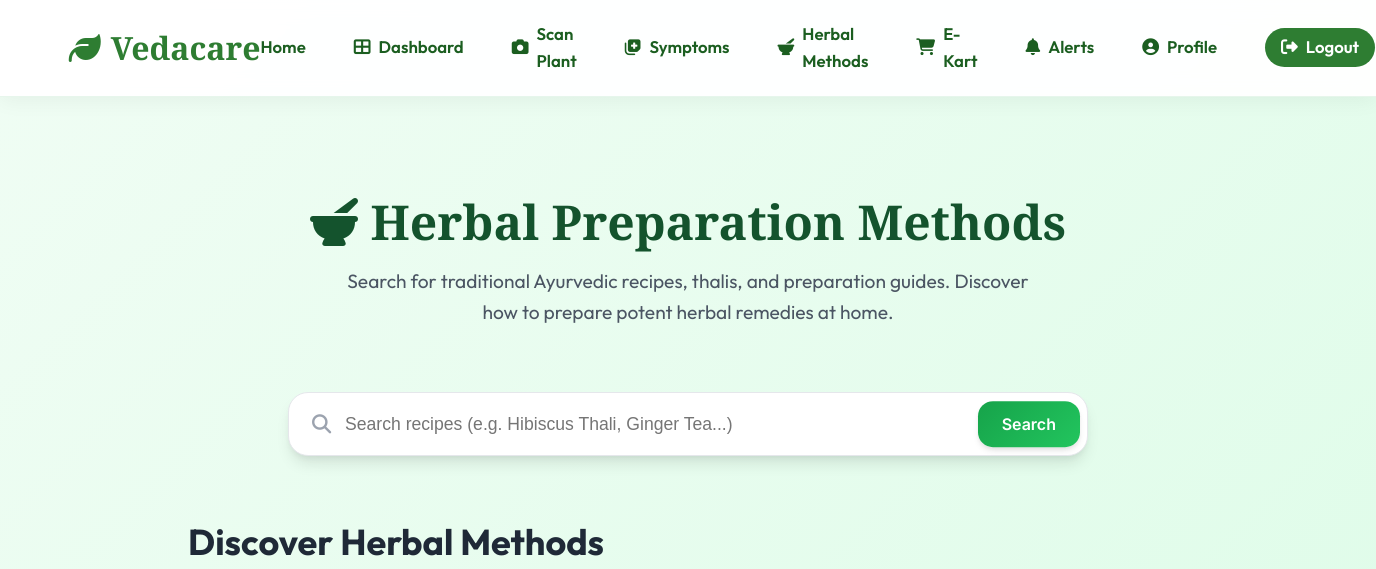
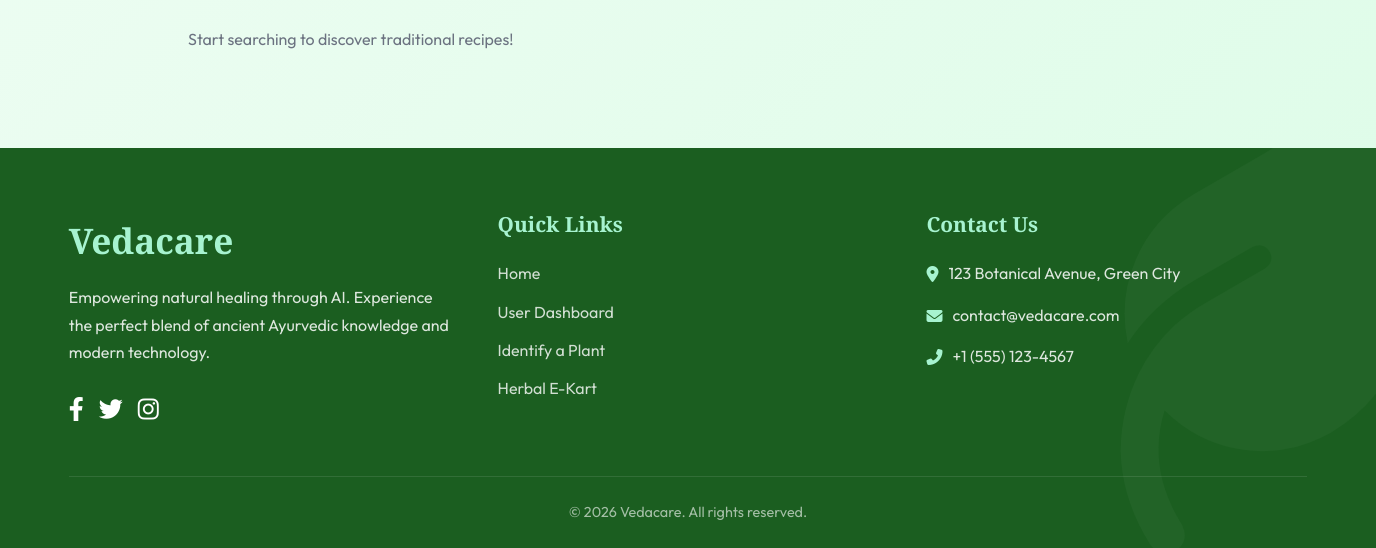
Before: /herbal-methods/ (signed in) with the older database file (2 pictures, top to bottom).
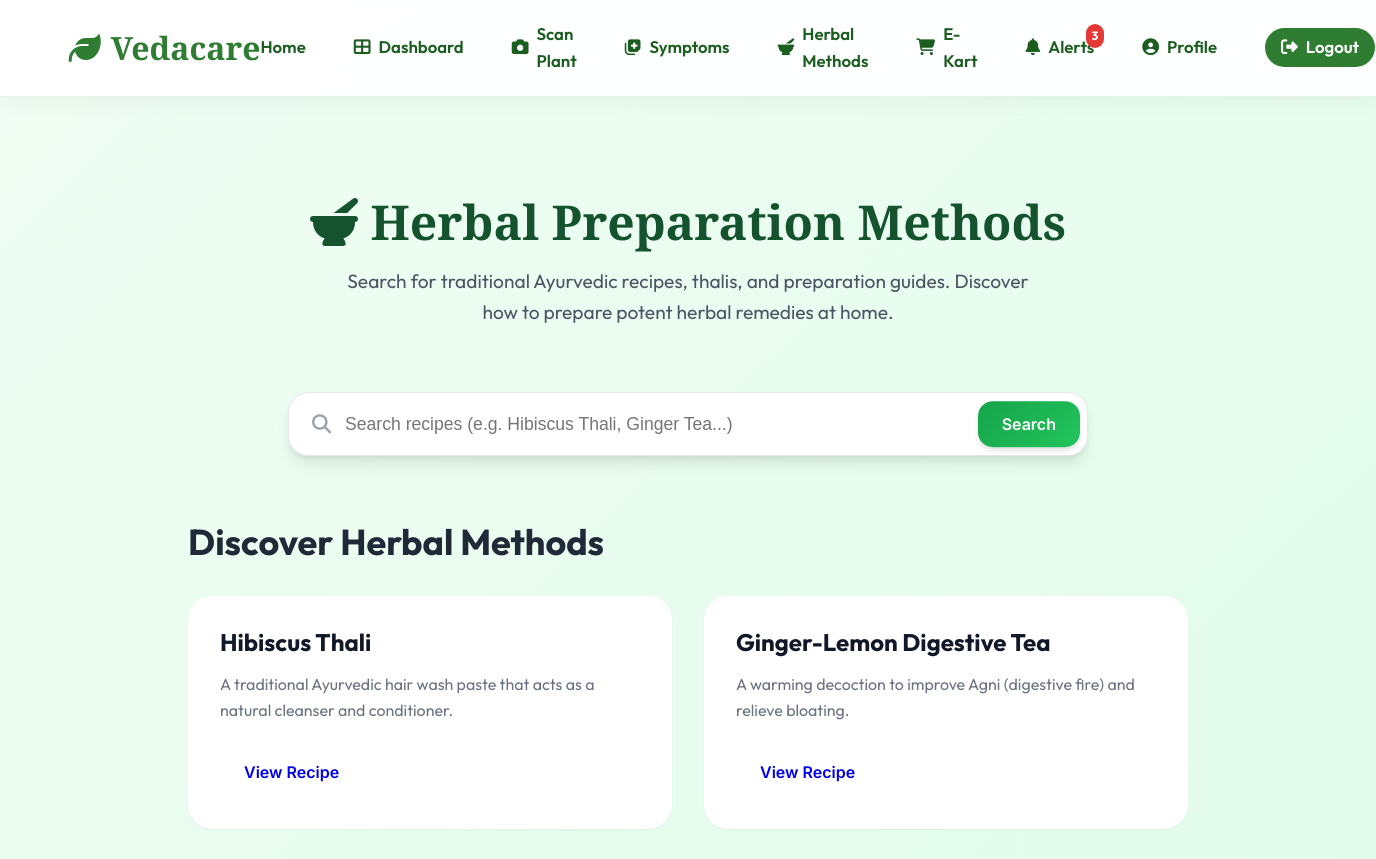
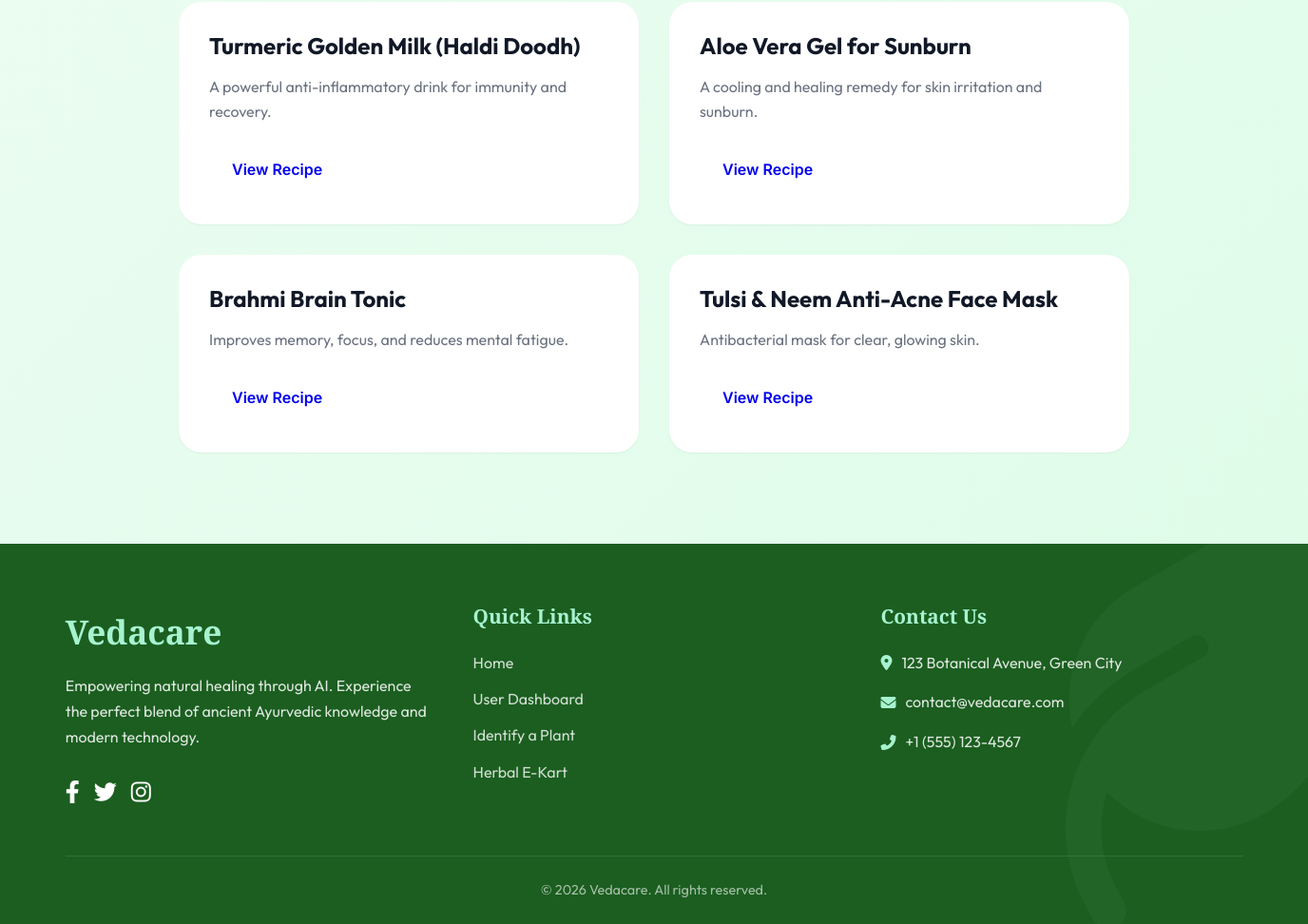
After: the same page with the newer database file (2 pictures, top to bottom).
### core/models.py (models this page shows, shortened)
class HerbalMethod(models.Model):
    name = models.CharField(max_length=200) # e.g. Hibiscus Thali
    description = models.TextField() # What it is used for
    ingredients = models.TextField() # List of ingredients
    recipe = models.TextField() # Step by step instructions
    image = models.ImageField(upload_to='methods/', null=True, blank=True)
    created_at = models.DateTimeField(auto_now_add=True)

### core/views.py (the view, shortened to what this page needs)
# urls.py: path('herbal-methods/', views.herbal_methods_search, name='herbal_methods'),
@login_required
def herbal_methods_search(request):
    query = request.GET.get('q', '').strip()
    methods = HerbalMethod.objects.none()
    featured_methods = HerbalMethod.objects.all()[:6] if not query else methods
    return render(request, 'core/herbal_methods.html', {
        'methods': methods,
        'query': query,
        'featured_methods': featured_methods
    })

### core/context_processors.py (called while the page is built)
def notifications_count(request):
    if request.user.is_authenticated:
        unread_count = Notification.objects.filter(user=request.user, is_read=False).count()
        return {'unread_count': unread_count}
    return {'unread_count': 0}

### templates/core/herbal_methods.html (shortened to what this page needs)
{% extends 'core/base.html' %}
{% load static %}
{% block content %}
<div class="container" style="padding: 4rem 1rem;">
    <div style="max-width: 1000px; margin: 0 auto;">
        <div style="text-align: center; margin-bottom: 4rem;">
            <h1 style="color: var(--primary-900); font-family: var(--font-display); font-size: 3rem; margin-bottom: 1rem;">
                <i class="fas fa-mortar-pestle"></i> Herbal Preparation Methods
            </h1>
            <p style="color: var(--gray-600); font-size: 1.2rem; max-width: 700px; margin: 0 auto;">
                Search for traditional Ayurvedic recipes, thalis, and preparation guides.
                Discover how to prepare potent herbal remedies at home.
            </p>
        </div>
        <div style="margin-bottom: 4rem; position: relative; max-width: 800px; margin-left: auto; margin-right: auto;">
            <form method="GET" action="{% url 'herbal_methods' %}">
                <i class="fas fa-search" style="position: absolute; left: 1.5rem; top: 50%; transform: translateY(-50%); color: var(--gray-400); font-size: 1.2rem;"></i>
                <input type="text" name="q" value="{{ query }}"
                    style="width: 100%; padding: 1.3rem 1.5rem 1.3rem 3.5rem; border-radius: 20px; border: 1px solid var(--gray-200); box-shadow: var(--shadow-lg); font-size: 1.1rem; outline: none; transition: 0.3s;"
                    placeholder="Search recipes (e.g. Hibiscus Thali, Ginger Tea...)" onfocus="this.style.borderColor='var(--primary-500)';">
                <button type="submit" class="btn btn-primary" style="position: absolute; right: 0.5rem; top: 50%; transform: translateY(-50%); border-radius: 15px; padding: 0.8rem 1.5rem;">
                    Search
                </button>
            </form>
        </div>
        {% if methods %}
            <h2 style="color: var(--gray-800); margin-bottom: 2rem;">Search Results for "{{ query }}"</h2>
            <div style="display: grid; grid-template-columns: repeat(auto-fill, minmax(450px, 1fr)); gap: 2rem;">
                {% for method in methods %}
                <div style="background: white; border-radius: 24px; padding: 2rem; box-shadow: var(--shadow-md); border-top: 6px solid var(--primary-500);">
                    <h3 style="color: var(--primary-800); font-size: 1.5rem; margin-bottom: 1rem;">{{ method.name }}</h3>
                    <p style="color: var(--gray-600); margin-bottom: 1.5rem; font-style: italic;">{{ method.description }}</p>
                    <div style="background: var(--primary-50); padding: 1.5rem; border-radius: 15px; margin-bottom: 1.5rem;">
                        <h4 style="color: var(--primary-700); font-size: 1rem; text-transform: uppercase; letter-spacing: 1px; margin-bottom: 0.8rem;">
                            <i class="fas fa-leaf"></i> Ingredients
                        </h4>
                        <p style="color: var(--primary-900); white-space: pre-line;">{{ method.ingredients }}</p>
                    </div>
                    <div>
                        <h4 style="color: var(--gray-700); font-size: 1rem; text-transform: uppercase; letter-spacing: 1px; margin-bottom: 0.8rem;">
                            <i class="fas fa-list-ol"></i> Step-by-Step Recipe
                        </h4>
                        <p style="color: var(--gray-800); line-height: 1.7; white-space: pre-line;">{{ method.recipe }}</p>
                    </div>
                </div>
                {% endfor %}
            </div>
        {% else %}
            <h2 style="color: var(--gray-800); margin-bottom: 2rem;">Discover Herbal Methods</h2>
            <div style="display: grid; grid-template-columns: repeat(auto-fill, minmax(450px, 1fr)); gap: 2rem;">
                {% for method in featured_methods %}
                <div style="background: white; border-radius: 24px; padding: 2rem; box-shadow: var(--shadow-sm); transition: 0.3s;"
                    onmouseover="this.style.transform='translateY(-5px)'; this.style.boxShadow='var(--shadow-lg)';"
                    onmouseout="this.style.transform='none'; this.style.boxShadow='var(--shadow-sm)';">
                    <h3 style="color: var(--gray-900); font-size: 1.5rem; margin-bottom: 1rem;">{{ method.name }}</h3>
                    <p style="color: var(--gray-500); margin-bottom: 1.5rem;">{{ method.description|truncatewords:20 }}</p>
                    <a href="?q={{ method.name|urlencode }}" class="btn btn-outline-primary" style="border-radius: 12px;">View Recipe</a>
                </div>
                {% empty %}
                <p style="color: var(--gray-500);">Start searching to discover traditional recipes!</p>
                {% endfor %}
            </div>
        {% endif %}
    </div>
</div>
{% endblock %}

### templates/core/base.html (shortened to what this page needs)
{% load static %}
<!DOCTYPE html>
<html lang="en">
<head>
    <link rel="stylesheet" href="https://cdnjs.cloudflare.com/ajax/libs/font-awesome/6.4.0/css/all.min.css">
    <link rel="stylesheet" href="{% static 'css/main.css' %}">
</head>
<body>
    <nav class="navbar" id="navbar">
        <a href="{% if user.is_authenticated and user.is_staff %}{% url 'admin_analytics' %}{% else %}{% url 'home' %}{% endif %}"
            class="navbar-logo">
            <i class="fas fa-leaf"></i> Vedacare
        </a>
        <ul class="nav-links">
            {% if user.is_authenticated %}
            {% if user.is_staff %}
            <li><a href="{% url 'admin_analytics' %}"><i class="fas fa-chart-line"></i> Analytics Dashboard</a></li>
            <li><a href="{% url 'admin_users' %}"><i class="fas fa-users-cog"></i> Users</a></li>
            <li><a href="{% url 'admin_plants' %}"><i class="fas fa-database"></i> Plants</a></li>
            <li><a href="{% url 'admin_orders' %}"><i class="fas fa-clipboard-list"></i> Orders</a></li>
            <li><a href="{% url 'admin_method_logs' %}"><i class="fas fa-search"></i> Search Logs</a></li>
            {% else %}
            <li><a href="{% url 'home' %}">Home</a></li>
            <li><a href="{% url 'dashboard' %}"><i class="fas fa-th-large"></i> Dashboard</a></li>
            <li><a href="{% url 'identify_plant' %}"><i class="fas fa-camera"></i> Scan Plant</a></li>
            <li><a href="{% url 'symptoms' %}"><i class="fas fa-notes-medical"></i> Symptoms</a></li>
            <li><a href="{% url 'herbal_methods' %}"><i class="fas fa-mortar-pestle"></i> Herbal Methods</a></li>
            <li><a href="{% url 'ekart' %}"><i class="fas fa-shopping-cart"></i> E-Kart</a></li>
            <li>
                <a href="{% url 'notifications' %}" style="position: relative;">
                    <i class="fas fa-bell"></i> Alerts
                    {% if unread_count %}
                    <span class="badge-nav">{{ unread_count }}</span>
                    {% endif %}
                </a>
            </li>
            {% endif %}
            <li><a href="{% url 'profile' %}"><i class="fas fa-user-circle"></i> Profile</a></li>
            <li>
                <a href="{% url 'logout' %}"
                    style="background: var(--primary); color: white !important; padding: 6px 16px; border-radius: 20px;">
                    <i class="fas fa-sign-out-alt" style="color: white;"></i> Logout
                </a>
            </li>
            {% endif %}
        </ul>
    </nav>
    <main class="main-wrapper">
        {% block content %}{% endblock %}
    </main>
    <footer class="footer">
        <div class="footer-grid">
            <div class="ft-col">
                <a href="#" class="ft-logo">Vedacare</a>
                <p class="ft-desc">Empowering natural healing through AI. Experience the perfect blend of ancient
                    Ayurvedic knowledge and modern technology.</p>
                <div style="display:flex; gap:15px; margin-top:20px;">
                    <a href="#" style="color:white; font-size:1.5rem;"><i class="fab fa-facebook-f"></i></a>
                    <a href="#" style="color:white; font-size:1.5rem;"><i class="fab fa-twitter"></i></a>
                    <a href="#" style="color:white; font-size:1.5rem;"><i class="fab fa-instagram"></i></a>
                </div>
            </div>
            <div class="ft-col">
                <h3 class="ft-title">Quick Links</h3>
                <ul class="ft-links">
                    <li><a href="{% url 'home' %}">Home</a></li>
                    <li><a href="{% url 'dashboard' %}">User Dashboard</a></li>
                    <li><a href="{% url 'identify_plant' %}">Identify a Plant</a></li>
                    <li><a href="{% url 'ekart' %}">Herbal E-Kart</a></li>
                </ul>
            </div>
            <div class="ft-col ft-contact">
                <h3 class="ft-title">Contact Us</h3>
                <p><i class="fas fa-map-marker-alt"></i> 123 Botanical Avenue, Green City</p>
                <p><i class="fas fa-envelope"></i> contact@vedacare.com</p>
                <p><i class="fas fa-phone-alt"></i> +1 (555) 123-4567</p>
            </div>
        </div>
        <div class="footer-bottom">
            <p>&copy; 2026 Vedacare. All rights reserved.</p>
        </div>
    </footer>
</body>
</html>

### static/css/main.css (style rules this page uses)
:root { --primary-50: #f0fdf4; --primary-100: #dcfce7; --primary-200: #bbf7d0; --primary-300: #86efac; --primary-400: #4ade80; --primary-500: #22c55e; --primary-600: #16a34a; --primary-700: #15803d; --primary-800: #166534; --primary-900: #14532d; --accent-emerald: #10b981; --accent-teal: #14b8a6; --accent-amber: #f59e0b; --accent-orange: #f97316; --gray-50: #f9fafb; --gray-100: #f3f4f6; --gray-200: #e5e7eb; --gray-300: #d1d5db; --gray-400: #9ca3af; --gray-500: #6b7280; --gray-600: #4b5563; --gray-700: #374151; --gray-800: #1f2937; --gray-900: #111827; --success: #10b981; --warning: #f59e0b; --error: #ef4444; --info: #3b82f6; --gradient-primary: linear-gradient(135deg, #16a34a 0%, #22c55e 100%); --gradient-hero: linear-gradient(135deg, #14532d 0%, #16a34a 50%, #22c55e 100%); --gradient-card: linear-gradient(135deg, rgba(255, 255, 255, 0.9) 0%, rgba(255, 255, 255, 0.7) 100%); --gradient-overlay: linear-gradient(180deg, rgba(0, 0, 0, 0) 0%, rgba(0, 0, 0, 0.7) 100%); --shadow-sm: 0 1px 2px 0 rgba(0, 0, 0, 0.05); --shadow-md: 0 4px 6px -1px rgba(0, 0, 0, 0.1), 0 2px 4px -1px rgba(0, 0, 0, 0.06); --shadow-lg: 0 10px 15px -3px rgba(0, 0, 0, 0.1), 0 4px 6px -2px rgba(0, 0, 0, 0.05); --shadow-xl: 0 20px 25px -5px rgba(0, 0, 0, 0.1), 0 10px 10px -5px rgba(0, 0, 0, 0.04); --shadow-2xl: 0 25px 50px -12px rgba(0, 0, 0, 0.25); --shadow-glow: 0 0 20px rgba(34, 197, 94, 0.3); --spacing-xs: 0.5rem; --spacing-sm: 0.75rem; --spacing-md: 1rem; --spacing-lg: 1.5rem; --spacing-xl: 2rem; --spacing-2xl: 3rem; --spacing-3xl: 4rem; --radius-sm: 0.375rem; --radius-md: 0.5rem; --radius-lg: 0.75rem; --radius-xl: 1rem; --radius-2xl: 1.5rem; --radius-full: 9999px; --font-primary: 'Inter', -apple-system, BlinkMacSystemFont, 'Segoe UI', sans-serif; --font-display: 'Playfair Display', Georgia, serif; --transition-fast: 150ms cubic-bezier(0.4, 0, 0.2, 1); --transition-base: 250ms cubic-bezier(0.4, 0, 0.2, 1); --transition-slow: 350ms cubic-bezier(0.4, 0, 0.2, 1); }
* { margin: 0; padding: 0; box-sizing: border-box; }
html { scroll-behavior: smooth; -webkit-font-smoothing: antialiased; -moz-osx-font-smoothing: grayscale; }
body { font-family: var(--font-primary); background: linear-gradient(135deg, #f0fdf4 0%, #dcfce7 100%); color: var(--gray-800); line-height: 1.6; min-height: 100vh; }
nav { position: sticky; top: 0; z-index: 1000; background: rgba(255, 255, 255, 0.95); backdrop-filter: blur(10px); -webkit-backdrop-filter: blur(10px); border-bottom: 1px solid rgba(22, 163, 74, 0.1); box-shadow: var(--shadow-md); transition: all var(--transition-base); }
nav .nav-links { display: flex; align-items: center; gap: 3rem; }
nav .nav-links a { color: var(--gray-700); text-decoration: none; font-weight: 500; font-size: 0.95rem; position: relative; padding: 0.5rem 0; transition: color var(--transition-base); }
nav .nav-links a::after { content: ''; position: absolute; bottom: 0; left: 0; width: 0; height: 2px; background: var(--gradient-primary); transition: width var(--transition-base); }
.btn { display: inline-flex; align-items: center; justify-content: center; gap: 0.5rem; padding: 0.75rem 1.5rem; font-family: var(--font-primary); font-size: 1rem; font-weight: 600; text-decoration: none; border: none; border-radius: var(--radius-lg); cursor: pointer; transition: all var(--transition-base); position: relative; overflow: hidden; }
.btn::before { content: ''; position: absolute; top: 50%; left: 50%; width: 0; height: 0; border-radius: 50%; background: rgba(255, 255, 255, 0.3); transform: translate(-50%, -50%); transition: width 0.6s, height 0.6s; }
.btn-primary { background: var(--gradient-primary); color: white; box-shadow: var(--shadow-md); }
.container { max-width: 1400px; margin: 0 auto; padding: var(--spacing-2xl); }
h1, h2, h3, h4, h5, h6 { font-weight: 700; line-height: 1.2; color: var(--gray-900); }
h1 { font-size: 3rem; font-family: var(--font-display); }
h2 { font-size: 2.25rem; }
h3 { font-size: 1.875rem; }

Changed rows visible on the page:
added HerbalMethod: name "Hibiscus Thali", description "A traditional Ayurvedic hair wash paste that acts as a natural cleanser and conditioner."
added HerbalMethod: name "Ginger-Lemon Digestive Tea", description "A warming decoction to improve Agni (digestive fire) and relieve bloating."
added HerbalMethod: name "Turmeric Golden Milk (Haldi Doodh)", description "A powerful anti-inflammatory drink for immunity and recovery."
added HerbalMethod: name "Aloe Vera Gel for Sunburn", description "A cooling and healing remedy for skin irritation and sunburn."
added HerbalMethod: name "Brahmi Brain Tonic", description "Improves memory, focus, and reduces mental fatigue."
added HerbalMethod: name "Tulsi & Neem Anti-Acne Face Mask", description "Antibacterial mask for clear, glowing skin."
Other visible differences:
{{ unread_count }}: (not shown) → "3"
text no longer shown: "Start searching to discover traditional recipes!"
